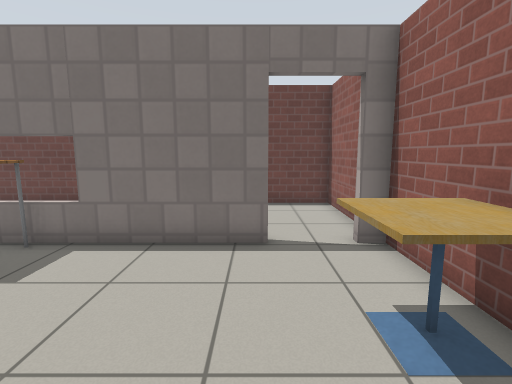
View 1 (above)

13 first-person views from a walk through a Gazebo world. The camera is 1.1 m above the floor, tilts 8° down and sees 85° across. The floor is counted in squares, 0.5 m on a side. Each view is taken from the middle of a square. On the plan, view 1 faces up. The plan holds only what a view shows up to about 17 squares ahead; the rest is blank. Simple patterns stand in for the simulator's built-in surfaces.

View 2
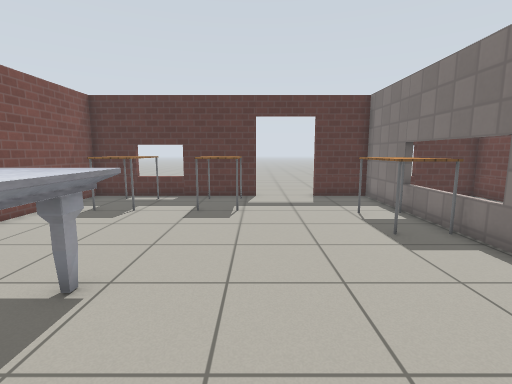

View 3
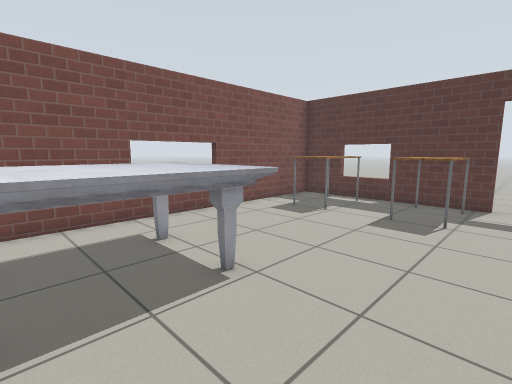

View 4
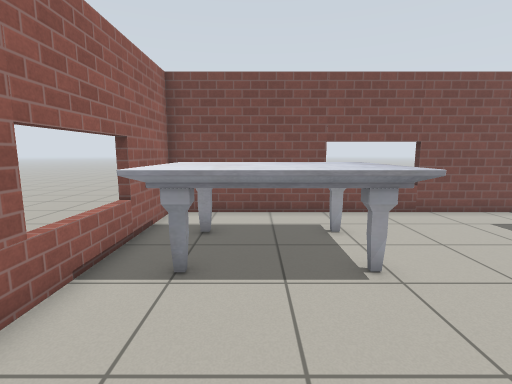

View 5
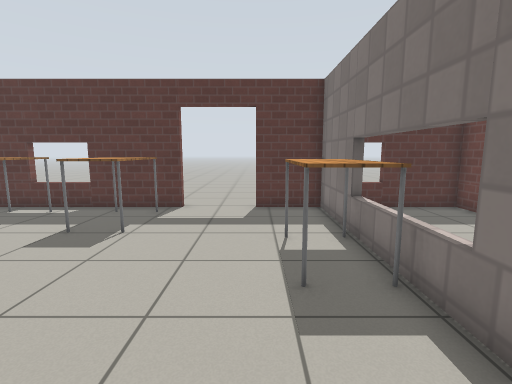

View 6
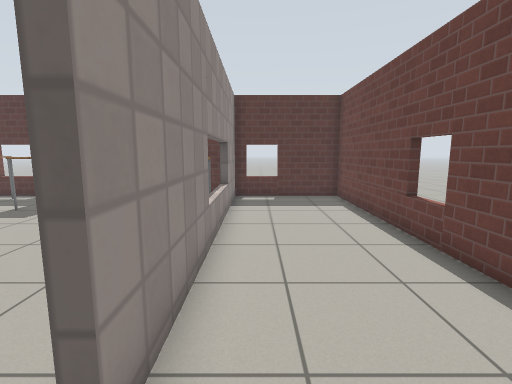

View 7
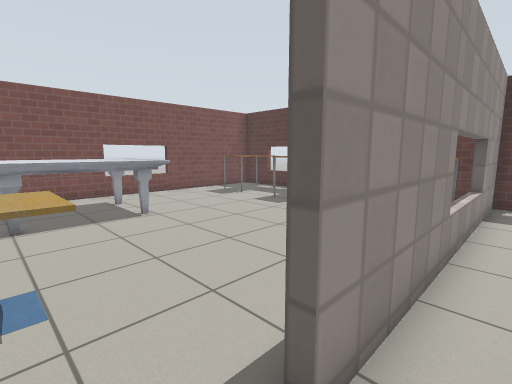

View 8
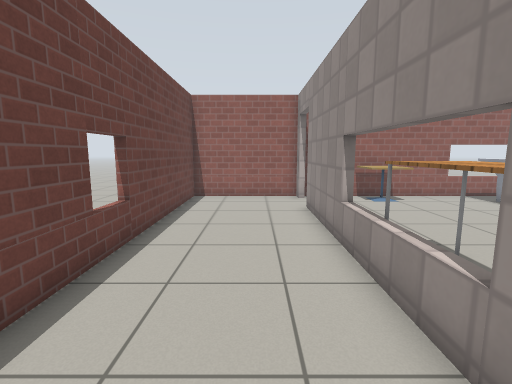

View 9
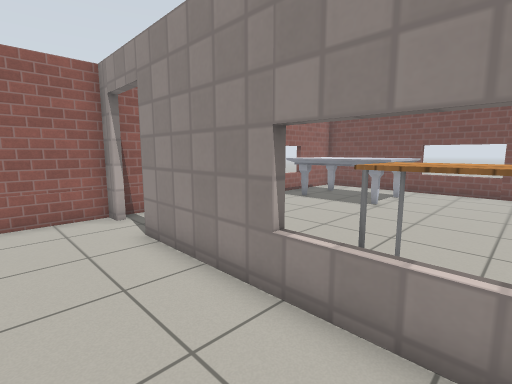

View 10
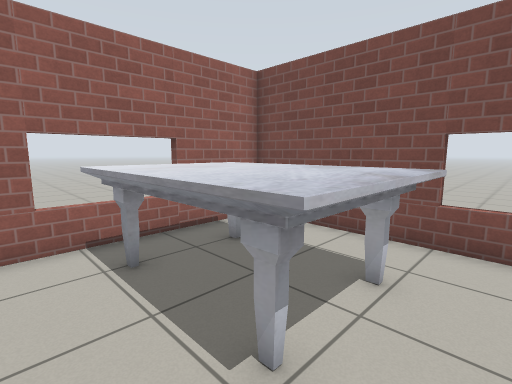

View 11
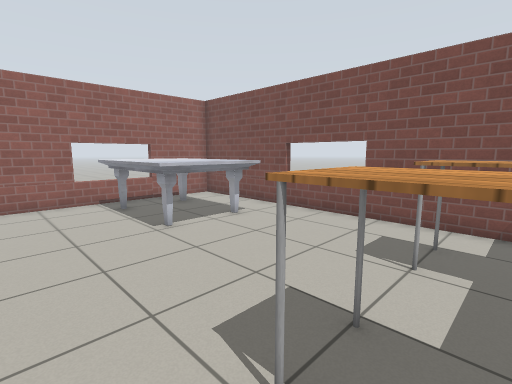

View 12
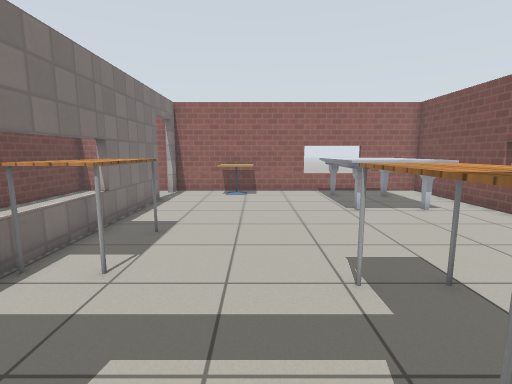

View 13
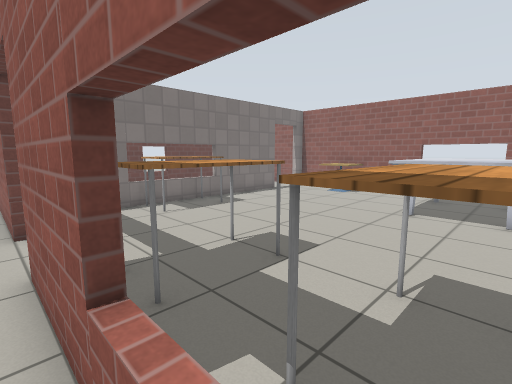

### Floor plan
Key: @ floor where view 1 was taken; # wall or solid block; . floor; D open door; = window, fence, low wall or low ledge; T table; C cafe table; M marble table.
Columns run from 14 left of view 1 to 3 right of it. Each row starts with its distance up from view 1.
 12   #######=########
 11   #..............#
 10   #..............#
  9   #..............#
  8   =..............#
  7  .####====#####DD#
  6  .#...TTTT.......#
  5  .#...TTTT.......#
  4 ..D............CC#
  3 ..D............CCC
  2 ..D.............C#
  1 ..D..............#
  0  .#TTT........@..#
 -1  .#TTT...........#
 -2  .#........MMMMMM=
 -3   =........MMMMMM=
 -4   =TTT.....MMMMMM#
 -5  .#TTT.....MMMMMM#
 -6   #..............#
 -7   #######===######

Where each view was taken, in squares from view 1:
view 1: 0 up, 0 right, facing up
view 2: 1 up, 2 right, facing left
view 3: 2 up, 1 right, facing down-left
view 4: 3 up, 0 right, facing down
view 5: 4 up, 1 left, facing left
view 6: 8 up, 2 right, facing left
view 7: 8 up, 2 right, facing down-left
view 8: 9 up, 11 left, facing right
view 9: 10 up, 7 left, facing down-right
view 10: 0 up, 4 left, facing down-right
view 11: 2 up, 10 left, facing down-right
view 12: 2 up, 13 left, facing right
view 13: 5 down, 13 left, facing up-right
